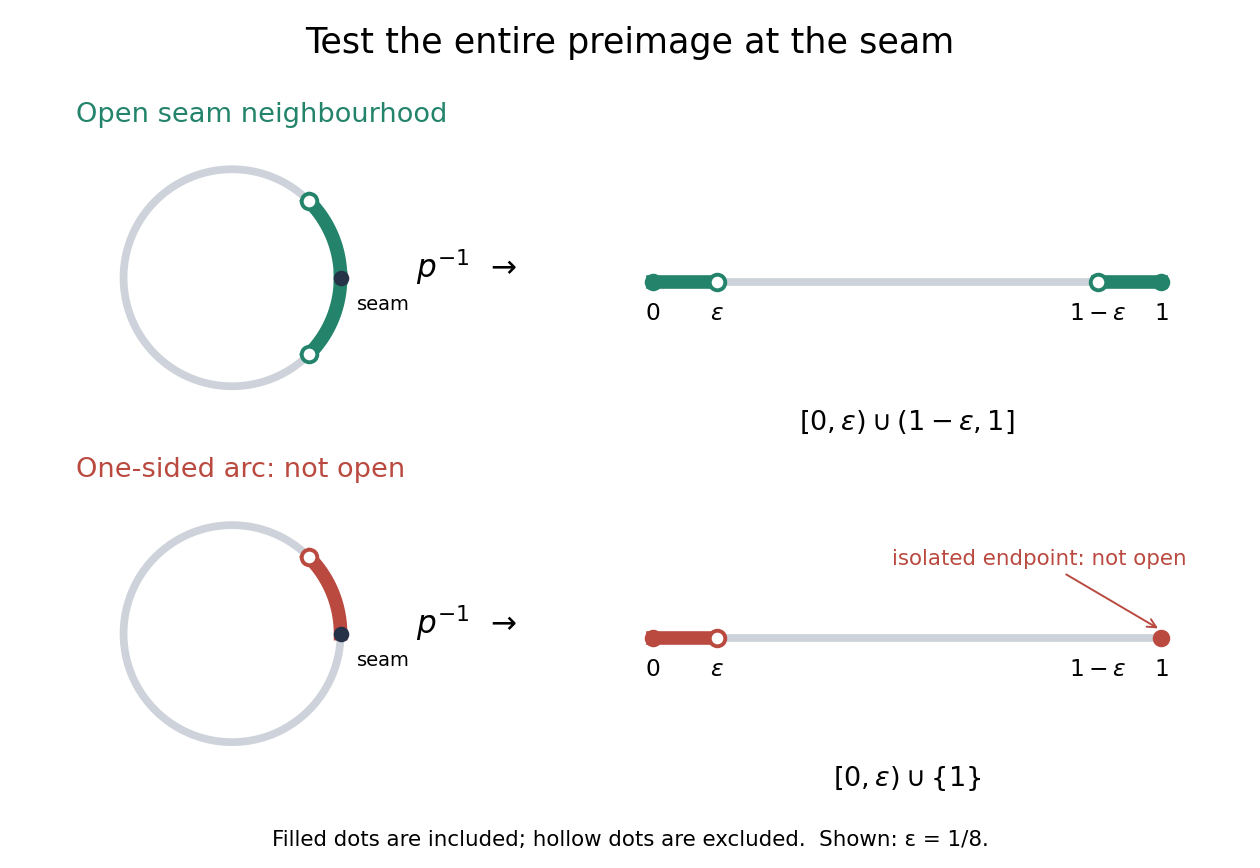

Here is the Python script that generated this plot:
"""Draw the full-preimage test at a glued seam; Python 3.14, NumPy 2.3.5, Matplotlib 3.10.7."""

from pathlib import Path

import matplotlib.pyplot as plt
import numpy as np


def circle(ax, two_sides):
    theta = np.linspace(0, 2 * np.pi, 400)
    ax.plot(np.cos(theta), np.sin(theta), color="#ced3db", lw=4)
    e = 1 / 8
    for start, stop in ([(0, e), (1 - e, 1)] if two_sides else [(0, e)]):
        theta = np.linspace(2 * np.pi * start, 2 * np.pi * stop, 100)
        ax.plot(np.cos(theta), np.sin(theta), color="#23846b" if two_sides else "#ba4a40", lw=7)
    ends = [e, 1 - e] if two_sides else [e]
    for t in ends:
        theta = 2 * np.pi * t
        ax.plot(np.cos(theta), np.sin(theta), "o", ms=8, markerfacecolor="white",
                markeredgecolor="#23846b" if two_sides else "#ba4a40", markeredgewidth=2, zorder=5)
    ax.plot(1, 0, "o", color="#253248", ms=7, zorder=6)
    ax.text(1.15, -0.30, "seam", fontsize=10)
    ax.set_aspect("equal")
    ax.set(xlim=(-1.25, 1.85), ylim=(-1.2, 1.2))
    ax.axis("off")


def interval(ax, two_sides):
    e = 1 / 8
    color = "#23846b" if two_sides else "#ba4a40"
    ax.plot([0, 1], [0, 0], color="#ced3db", lw=4)
    ax.plot([0, e], [0, 0], color=color, lw=7)
    if two_sides:
        ax.plot([1 - e, 1], [0, 0], color=color, lw=7)
    ax.plot([0, 1], [0, 0], "o", color=color, ms=8, zorder=5)
    for t in ([e, 1 - e] if two_sides else [e]):
        ax.plot(t, 0, "o", ms=8, markerfacecolor="white", markeredgecolor=color, markeredgewidth=2, zorder=6)
    for t, label in [(0, "0"), (e, r"$\varepsilon$"), (1 - e, r"$1-\varepsilon$"), (1, "1")]:
        ax.text(t, -0.15, label, ha="center", fontsize=12)
    if not two_sides:
        ax.annotate("isolated endpoint: not open", (1, 0.03), (0.47, 0.29), fontsize=11,
                    arrowprops={"arrowstyle": "->", "color": color}, color=color)
    ax.set(xlim=(-0.07, 1.07), ylim=(-0.48, 0.48))
    ax.axis("off")


def main():
    fig = plt.figure(figsize=(9, 6.2), facecolor="white")
    fig.suptitle("Test the entire preimage at the seam", fontsize=18, y=0.97)
    for row, two_sides in enumerate([True, False]):
        bottom = 0.53 if row == 0 else 0.12
        cax = fig.add_axes((0.07, bottom, 0.28, 0.30))
        iax = fig.add_axes((0.49, bottom + 0.005, 0.46, 0.28))
        circle(cax, two_sides)
        interval(iax, two_sides)
        color = "#23846b" if two_sides else "#ba4a40"
        heading = "Open seam neighbourhood" if two_sides else "One-sided arc: not open"
        fig.text(0.06, bottom + 0.33, heading, fontsize=14, color=color)
        fig.text(0.37, bottom + 0.15, r"$p^{-1}$" + "  →", fontsize=16, ha="center")
        formula = r"$[0,\varepsilon)\cup(1-\varepsilon,1]$" if two_sides else r"$[0,\varepsilon)\cup\{1\}$"
        fig.text(0.72, bottom - 0.025, formula, ha="center", fontsize=14)
    fig.text(0.5, 0.025, "Filled dots are included; hollow dots are excluded.  Shown: ε = 1/8.", ha="center", fontsize=11)
    fig.savefig(Path(__file__).with_suffix(".png").name, dpi=140, facecolor="white", transparent=False)
    plt.close(fig)


if __name__ == "__main__":
    main()
